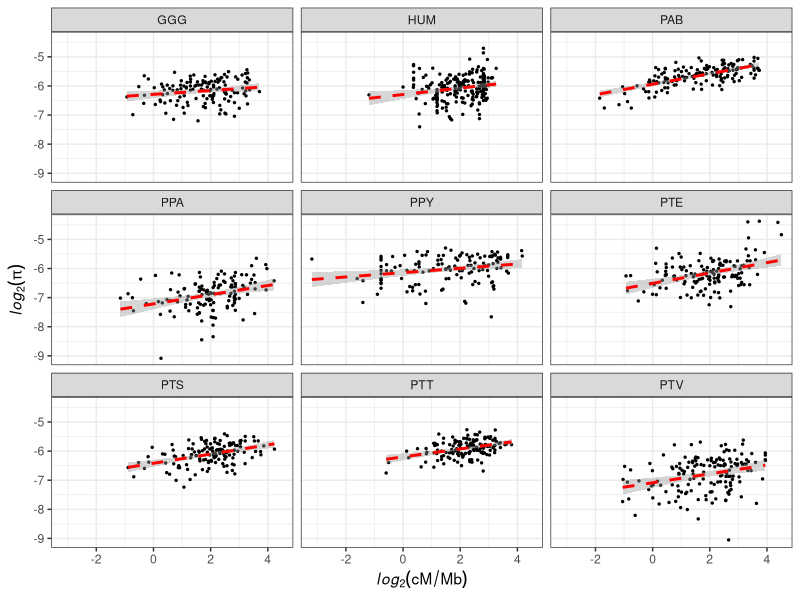

Write R code to recreate this figure.
# load libraries and data
library(ggplot2)

data_s1 <- read.table("data_s1.txt", header=TRUE, sep = "\t")
data_s1$spAbbr2 <- factor(data_s1$spAbbr2, levels = c("HUM","PTE", "PTS", "PTT", "PTV", "PPA", "GGG", "PAB", "PPY"))

# plot
s1 <- ggplot(data_s1, aes(x=log(cMmbAvgREC), y=log(pi/nCall))) + 
  geom_point(size=0.5) + 
  geom_smooth(method="lm", lty=2, col="red") +
  facet_wrap(.~spAbbr, ncol=3)+
  theme_bw()+
  xlab(expression(italic(log[2])(cM/Mb))) + 
  ylab(expression(italic(log[2])(pi)))
s1